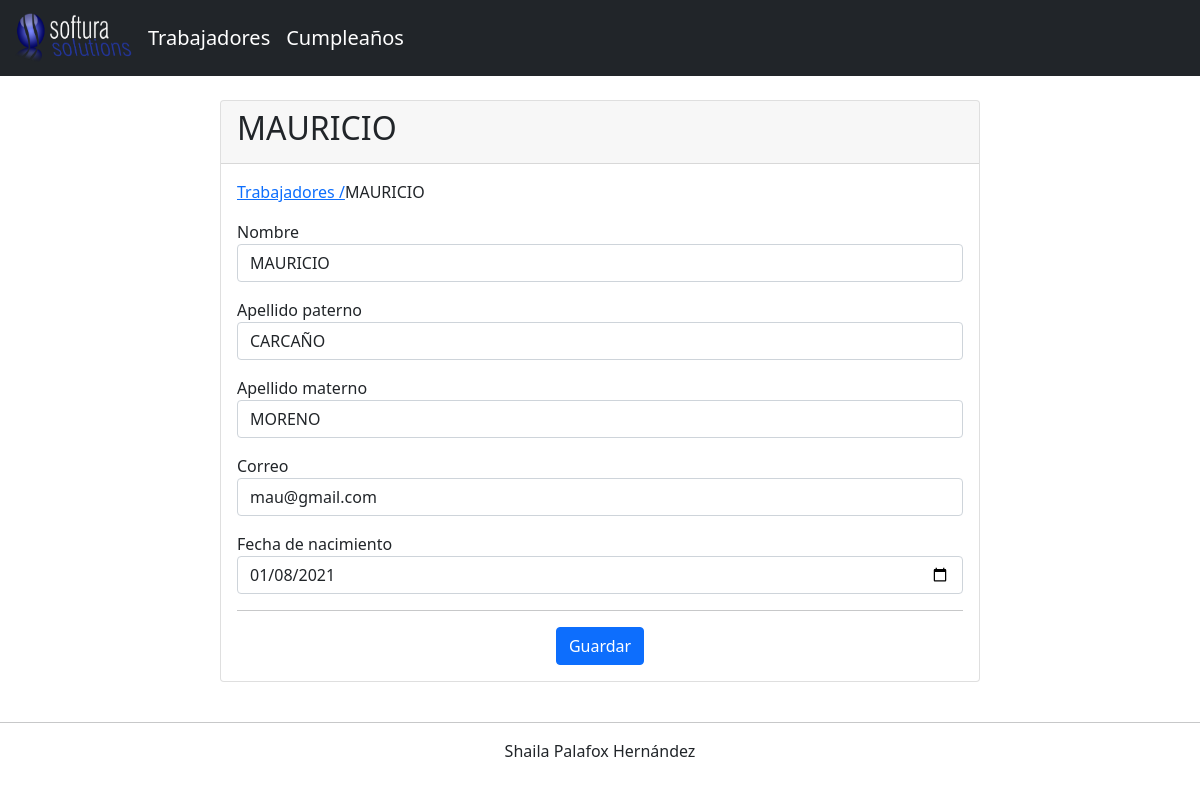
The page /?c=Trabajador&a=EditarAgregar&m=Trabajador&id=9 on the database its author committed.
### tables this page shows
CREATE TABLE `trabajadores` (
  `id` int(10) NOT NULL,
  `nombre` varchar(50) NOT NULL,
  `apellidoPaterno` varchar(50) NOT NULL,
  `apellidoMaterno` varchar(50) NOT NULL,
  `correo` varchar(100) NOT NULL,
  `fechaNacimiento` date NOT NULL
);

### includes/database.php (called while the page is built)
<?php
class Database
{
    public static function StartUp()
    {
        $pdo = new PDO("mysql:host=localhost;dbname=softurasolutions;port=3306", "root", "");
        $pdo->setAttribute(PDO::ATTR_ERRMODE, PDO::ERRMODE_EXCEPTION);
        return $pdo;
    }
}

### TRABAJADORES/modelo/trabajadorModelo.php (called while the page is built, shortened)
<?php
class TrabajadorModelo
{
	private $pdo;
	public function __CONSTRUCT()
	{
		try
		{
			$this->pdo = Database::StartUp();
		}
		catch(Exception $e)
		{
			die($e->getMessage());
		}
	}
	public function Obtener($id)
	{
		try
		{
			$stm = $this->pdo
			          ->prepare("SELECT * FROM trabajadores WHERE id = ?");
			$stm->execute(array($id));
			return $stm->fetch(PDO::FETCH_OBJ);
		} catch (Exception $e)
		{
			die($e->getMessage());
		}
	}
}

### TRABAJADORES/vista/trabajadorEditarVista.php (the view, shortened to what this page needs)
<div class="container-fluid p-4">
  <div class="row">
    <div class="col-md-8 mx-auto">
      <div class="card">
        <div class="card-header">
          <h2><?php echo($alm!==null) ? $alm->nombre : 'Nuevo Registro'; ?></h2>
        </div>
        <div class="card-body">
          <nav aria-label="breadcrumb">
            <ol class="breadcrumb">
              <li><a href="?c=Trabajador&m=Trabajador">Trabajadores /  </a></li>
              <li class="active"><?php echo $alm!== null ? $alm->nombre : ' Nuevo registro'; ?></li>
            </ol>
          </nav>
          <form id="frm-trabajador" action="?c=Trabajador&a=Guardar&m=Trabajador" method="post" enctype="multipart/form-data">
            <div class="form-group mb-3">
              <label>Nombre</label>
              <input type="text" name="nombre" value="<?= ($alm!==null)?$alm->nombre:""; ?>" class="form-control" placeholder="Ingrese su nombre" data-validacion-tipo="requerido|min:3" />
            </div>
            <div class="form-group mb-3">
              <label>Apellido paterno</label>
              <input type="text" name="apellidoPaterno" value="<?= ($alm!==null)?$alm->apellidoPaterno:""; ?>" class="form-control" placeholder="Ingrese su apellido paterno" data-validacion-tipo="requerido|min:10" />
            </div>
            <div class="form-group mb-3">
              <label>Apellido materno</label>
              <input type="text" name="apellidoMaterno" value="<?= ($alm!==null)?$alm->apellidoMaterno:""; ?>" class="form-control" placeholder="Ingrese su apellido materno" data-validacion-tipo="requerido|min:10" />
            </div>
            <div class="form-group mb-3">
              <label>Correo</label>
              <input type="text" name="correo" value="<?= ($alm!==null)?$alm->correo:""; ?>" class="form-control" placeholder="Ingrese su correo electrónico" data-validacion-tipo="requerido|email" />
            </div>
            <div class="form-group mb-3">
              <label>Fecha de nacimiento</label>
              <input  type="date" name="fechaNacimiento" value="<?= ($alm!==null)?$alm->fechaNacimiento:""; ?>" class="form-control datepicker" placeholder="Ingrese su fecha de nacimiento" data-validacion-tipo="requerido" />
            </div>
            <hr />
          </form>
          <div class="text-center">
            <button class="btn btn-primary" id="btn-guardar">Guardar</button>
          </div>
        </div>
      </div>
    </div>
  </div>
</div>

### rows shown on the page
trabajadores: nombre "MAURICIO", apellidoPaterno "CARCAÑO", apellidoMaterno "MORENO", correo "mau@gmail.com", fechaNacimiento "01/08/2021"
